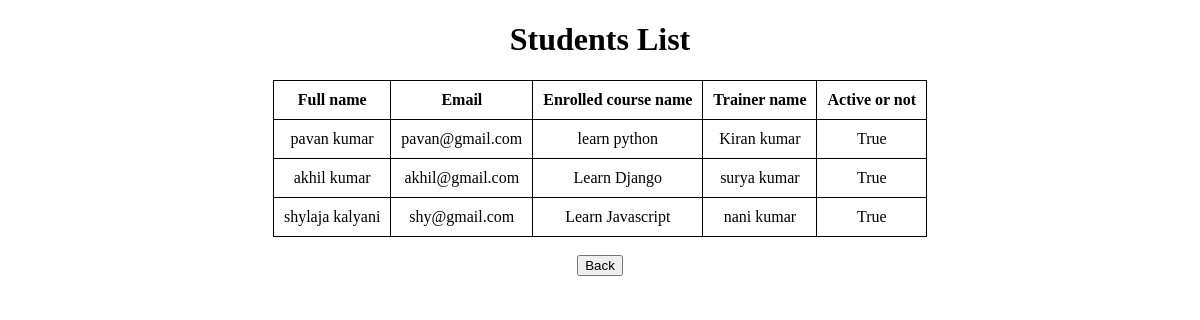
The page /academy/students/ on the database its author committed.
### academy/models.py (models this page shows, shortened)
class Student(models.Model):
    first_name = models.CharField(max_length=100)
    last_name = models.CharField(max_length=100)
    email = models.EmailField(unique=True)
    is_active = models.BooleanField(default=True)
    enrolled_courses = models.ManyToManyField(Course, related_name='enrolled_students', blank=True)
    trainer = models.ForeignKey(Trainer, on_delete=models.SET_NULL, null=True, blank=True, related_name='students')
    def full_name(self):
        return f"{self.first_name} {self.last_name}"

class Course (models.Model):
    course_name = models.CharField(max_length=200)
    description = models.TextField()
    duration = models.IntegerField(help_text="Duration in Months")
    course_image = models.ImageField(upload_to='course_images/', null=True, blank=True)

class Trainer(models.Model):
    first_name = models.CharField(max_length=100)
    last_name = models.CharField(max_length=100)
    email = models.EmailField(unique=True)
    expertise = (
        ('Python', 'Python'),
        ('Django', 'Django'),
        ('Data Science', 'Data Science'),
        ('Machine Learning', 'Machine Learning'),
        ('Web Development', 'Web Development'),
        ('DevOps', 'DevOps'),
        ('Javascript', 'Javascript'),
    )
    expertise = models.CharField(max_length=50, choices=expertise)
    trainer_photo = models.ImageField(upload_to='trainer_photos/', null=True, blank=True)
    def full_name(self):
        return f"{self.first_name} {self.last_name}"

### academy/views.py (the view)
# urls.py: path('academy/students/', views.students, name='students'),
def students(request):
    student_list = Student.objects.all()
    return render(request, 'students.html', {'students': student_list})

### templates/students.html (shortened to what this page needs)
<!DOCTYPE html>
<html lang="en">
<head>
</head>
<body>
    <h1>Students List</h1>
   <div class='container-2'>
    <table>
        <th>Full name</th>
        <th>Email</th>
        <th>Enrolled course name</th>
        <th>Trainer name</th>
        <th>Active or not</th>
        {% for student in students %}
        <tr>
            <td>{{ student.full_name }}</td>
            <td>{{ student.email }}</td>
            <td>
                {% for course in student.enrolled_courses.all %}
                    {{ course.course_name }}<br>
                {% empty %}
                    No courses enrolled
                {% endfor %}
            </td>
            <td>{{ student.trainer.full_name }}</td>
            <td>{{ student.is_active }}</td>
        </tr>
        {% endfor %}
    </table>
</div> <br>
<button onclick="window.history.back()">Back</button>
</body>
</html>

### rows shown on the page
Student: full_name "pavan kumar", email "pavan@gmail.com", trainer.full_name "Kiran kumar", is_active "True"
Course: course_name "learn python"
Student: full_name "akhil kumar", email "akhil@gmail.com", trainer.full_name "surya kumar", is_active "True"
Course: course_name "Learn Django"
Student: full_name "shylaja kalyani", email "shy@gmail.com", trainer.full_name "nani kumar", is_active "True"
Course: course_name "Learn Javascript"
